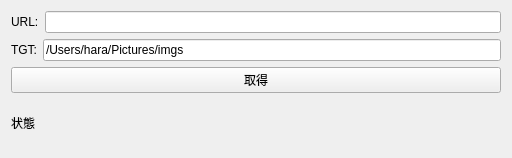
<?xml version="1.0" encoding="UTF-8"?>
<ui version="4.0">
 <class>Form</class>
 <widget class="QWidget" name="Form">
  <property name="geometry">
   <rect>
    <x>0</x>
    <y>0</y>
    <width>512</width>
    <height>158</height>
   </rect>
  </property>
  <property name="windowTitle">
   <string>Form</string>
  </property>
  <layout class="QVBoxLayout" name="verticalLayout">
   <item>
    <layout class="QHBoxLayout" name="horizontalLayout">
     <item>
      <widget class="QLabel" name="label">
       <property name="text">
        <string>URL:</string>
       </property>
      </widget>
     </item>
     <item>
      <widget class="QLineEdit" name="lineEdit">
       <property name="styleSheet">
        <string notr="true"/>
       </property>
      </widget>
     </item>
    </layout>
   </item>
   <item>
    <layout class="QHBoxLayout" name="horizontalLayout_2">
     <item>
      <widget class="QLabel" name="label_3">
       <property name="text">
        <string>TGT:</string>
       </property>
      </widget>
     </item>
     <item>
      <widget class="QLineEdit" name="lineEdit_2">
       <property name="text">
        <string>/Users/hara/Pictures/imgs</string>
       </property>
      </widget>
     </item>
    </layout>
   </item>
   <item>
    <widget class="QPushButton" name="pushButton">
     <property name="text">
      <string>取得</string>
     </property>
    </widget>
   </item>
   <item alignment="Qt::AlignLeft">
    <widget class="QLabel" name="label_2">
     <property name="autoFillBackground">
      <bool>false</bool>
     </property>
     <property name="text">
      <string>状態</string>
     </property>
    </widget>
   </item>
  </layout>
 </widget>
 <resources/>
 <connections>
  <connection>
   <sender>pushButton</sender>
   <signal>clicked()</signal>
   <receiver>lineEdit</receiver>
   <slot>copy()</slot>
   <hints>
    <hint type="sourcelabel">
     <x>86</x>
     <y>80</y>
    </hint>
    <hint type="destinationlabel">
     <x>86</x>
     <y>39</y>
    </hint>
   </hints>
  </connection>
  <connection>
   <sender>pushButton</sender>
   <signal>clicked()</signal>
   <receiver>lineEdit</receiver>
   <slot>clear()</slot>
   <hints>
    <hint type="sourcelabel">
     <x>186</x>
     <y>86</y>
    </hint>
    <hint type="destinationlabel">
     <x>185</x>
     <y>41</y>
    </hint>
   </hints>
  </connection>
 </connections>
</ui>
